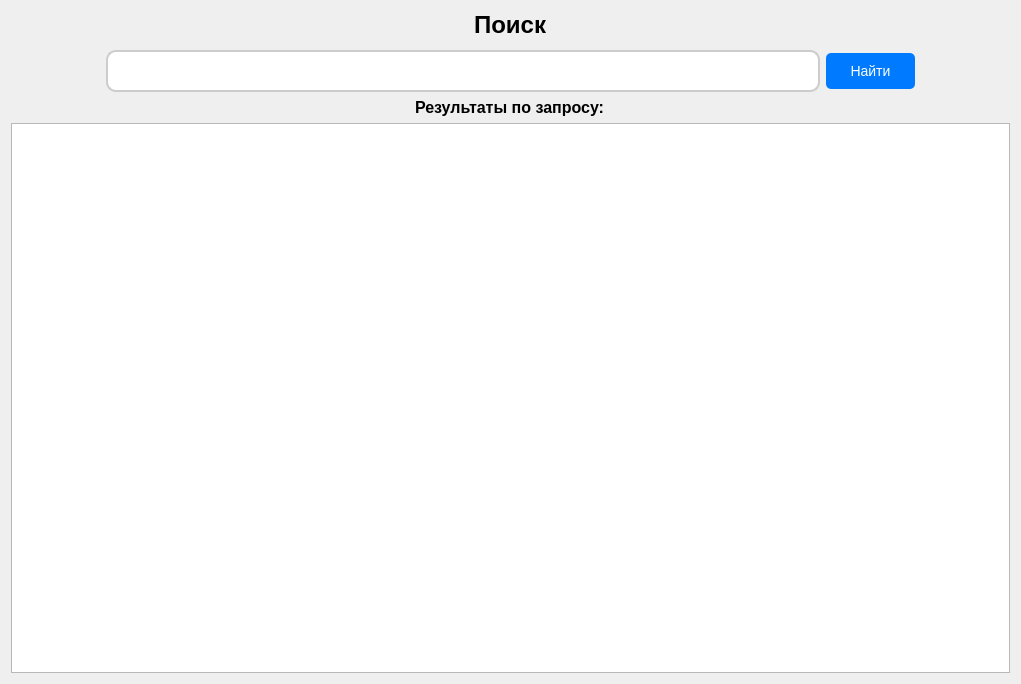
<?xml version="1.0" encoding="UTF-8"?>
<ui version="4.0">
 <class>Form</class>
 <widget class="QWidget" name="Form">
  <property name="geometry">
   <rect>
    <x>0</x>
    <y>0</y>
    <width>1021</width>
    <height>684</height>
   </rect>
  </property>
  <property name="windowTitle">
   <string>Form</string>
  </property>
  <layout class="QGridLayout" name="gridLayout_2" rowstretch="0,0">
   <item row="0" column="0">
    <layout class="QGridLayout" name="titleLayout" rowstretch="0" columnstretch="0">
     <item row="0" column="0">
      <layout class="QVBoxLayout" name="verticalLayout">
       <item alignment="Qt::AlignHCenter">
        <widget class="QLabel" name="title">
         <property name="styleSheet">
          <string notr="true">font-size: 24px; font-weight: 900; border-radius: 10px;</string>
         </property>
         <property name="text">
          <string>Поиск</string>
         </property>
        </widget>
       </item>
      </layout>
     </item>
    </layout>
   </item>
   <item row="1" column="0">
    <layout class="QGridLayout" name="gridLayout" rowstretch="1,0,1,111" columnstretch="0,1,8,1,1">
     <item row="2" column="2" colspan="2" alignment="Qt::AlignHCenter">
      <widget class="QLabel" name="resultLabel">
       <property name="styleSheet">
        <string notr="true">font-size: 16px; font-weight: 600; border-radius: 10px;</string>
       </property>
       <property name="text">
        <string>Результаты по запросу:</string>
       </property>
      </widget>
     </item>
     <item row="1" column="1">
      <spacer name="horizontalSpacer_3">
       <property name="orientation">
        <enum>Qt::Horizontal</enum>
       </property>
       <property name="sizeHint" stdset="0">
        <size>
         <width>40</width>
         <height>20</height>
        </size>
       </property>
      </spacer>
     </item>
     <item row="1" column="2">
      <widget class="QLineEdit" name="searchLine">
       <property name="styleSheet">
        <string notr="true">padding: 10px;
font-size: 14px;
border: 2px solid #ccc;
border-radius: 10px;</string>
       </property>
      </widget>
     </item>
     <item row="1" column="4">
      <spacer name="horizontalSpacer_4">
       <property name="orientation">
        <enum>Qt::Horizontal</enum>
       </property>
       <property name="sizeHint" stdset="0">
        <size>
         <width>40</width>
         <height>20</height>
        </size>
       </property>
      </spacer>
     </item>
     <item row="3" column="1" colspan="4">
      <widget class="QTextBrowser" name="searchBrowser"/>
     </item>
     <item row="1" column="3">
      <widget class="QPushButton" name="searchButton">
       <property name="cursor">
        <cursorShape>PointingHandCursor</cursorShape>
       </property>
       <property name="styleSheet">
        <string notr="true">QPushButton {
                padding: 10px 20px;
                font-size: 14px;
                background-color: #007bff;
                color: white;
                border: none;
                border-radius: 5px;
            }
</string>
       </property>
       <property name="text">
        <string>Найти</string>
       </property>
      </widget>
     </item>
     <item row="0" column="1" colspan="4">
      <spacer name="verticalSpacer">
       <property name="orientation">
        <enum>Qt::Vertical</enum>
       </property>
       <property name="sizeHint" stdset="0">
        <size>
         <width>20</width>
         <height>40</height>
        </size>
       </property>
      </spacer>
     </item>
    </layout>
   </item>
  </layout>
 </widget>
 <resources/>
 <connections/>
</ui>
